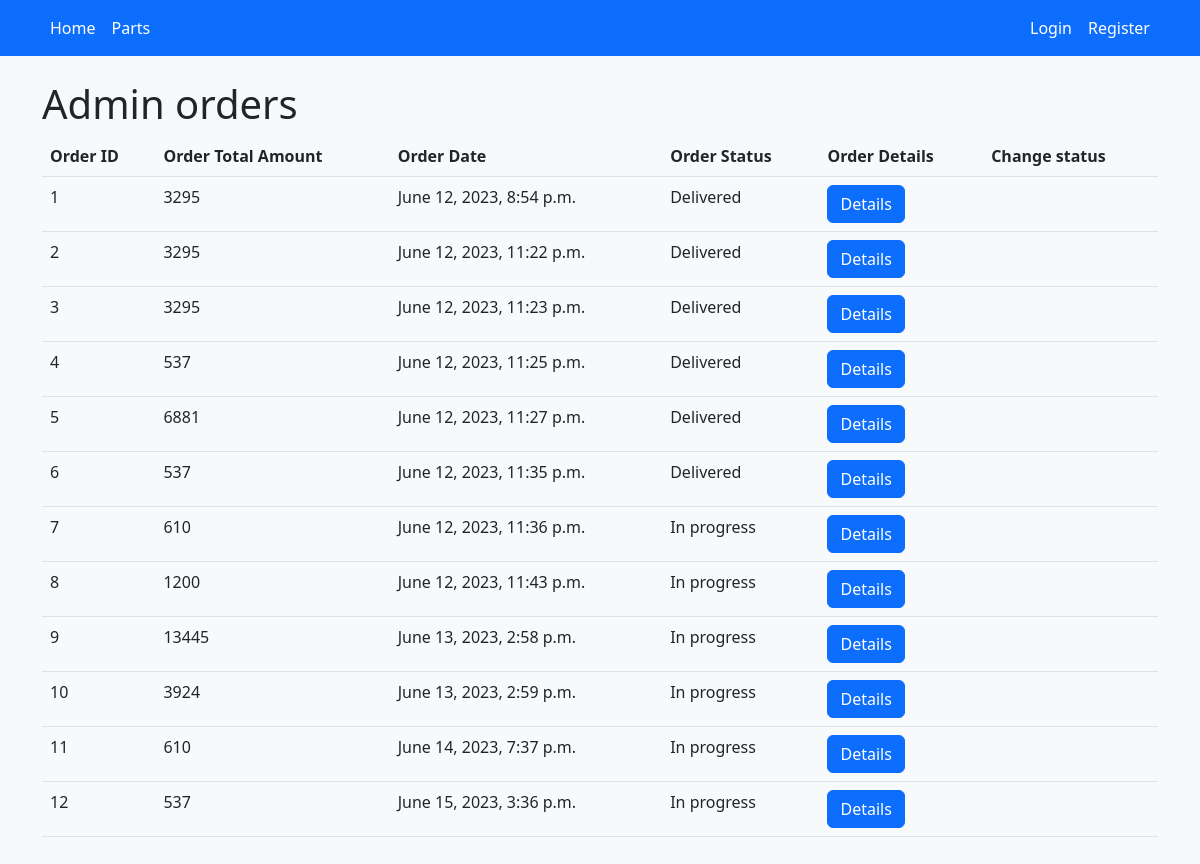
Screenshot of /admin-orders with the database file from the repository.
### autopartz/models.py (models this page shows, shortened)
class Order(models.Model):
    user = models.ForeignKey(CustomUser, on_delete=models.CASCADE)
    cart = models.ForeignKey(ShoppingCart, on_delete=models.CASCADE)
    total_amount = models.IntegerField()
    created_at = models.DateTimeField(auto_now_add=True)
    order_status = models.CharField(max_length=100,
                                    choices=([('Created', 'Created'), ('Shipped', 'Shipped'), ('Completed', 'Completed')]))

### autopartz/views.py (the view)
# urls.py: path('admin-orders', admin_orders, name='admin_orders'),
def admin_orders(request):
    return render(request, 'admin_orders.html', {
        'orders': Order.objects.all()
    })

### templates/admin_orders.html (shortened to what this page needs)
{% extends 'base.html' %}
{% block content %}
<h1 class="display-6">Admin orders</h1>
<table class="table pt-3">
    <thead>
    <tr>
        <th>Order ID</th>
        <th>Order Total Amount</th>
        <th>Order Date</th>
        <th>Order Status</th>
        <th>Order Details</th>
        <th>Change status</th>
    </thead>
    <tbody>
    {% for order in orders %}
        <tr>
        <td>{{ order.id }}</td>
        <td>{{ order.total_amount }}</td>
        <td>{{ order.created_at }}</td>
        <td>{{ order.order_status }}</td>
        <td><a href="{% url 'order_details' order.id %}" class="btn btn-primary">Details</a></td>
        <td>
        </td>
    {% endfor %}
</table>
{% endblock %}

### rows the page displays
Order: id "1", total_amount "3295", created_at "June 12, 2023, 8:54 p.m.", order_status "Delivered"
Order: id "2", total_amount "3295", created_at "June 12, 2023, 11:22 p.m.", order_status "Delivered"
Order: id "3", total_amount "3295", created_at "June 12, 2023, 11:23 p.m.", order_status "Delivered"
Order: id "4", total_amount "537", created_at "June 12, 2023, 11:25 p.m.", order_status "Delivered"
Order: id "5", total_amount "6881", created_at "June 12, 2023, 11:27 p.m.", order_status "Delivered"
Order: id "6", total_amount "537", created_at "June 12, 2023, 11:35 p.m.", order_status "Delivered"
Order: id "7", total_amount "610", created_at "June 12, 2023, 11:36 p.m.", order_status "In progress"
Order: id "8", total_amount "1200", created_at "June 12, 2023, 11:43 p.m.", order_status "In progress"
Order: id "9", total_amount "13445", created_at "June 13, 2023, 2:58 p.m.", order_status "In progress"
Order: id "10", total_amount "3924", created_at "June 13, 2023, 2:59 p.m.", order_status "In progress"
Order: id "11", total_amount "610", created_at "June 14, 2023, 7:37 p.m.", order_status "In progress"
Order: id "12", total_amount "537", created_at "June 15, 2023, 3:36 p.m.", order_status "In progress"
